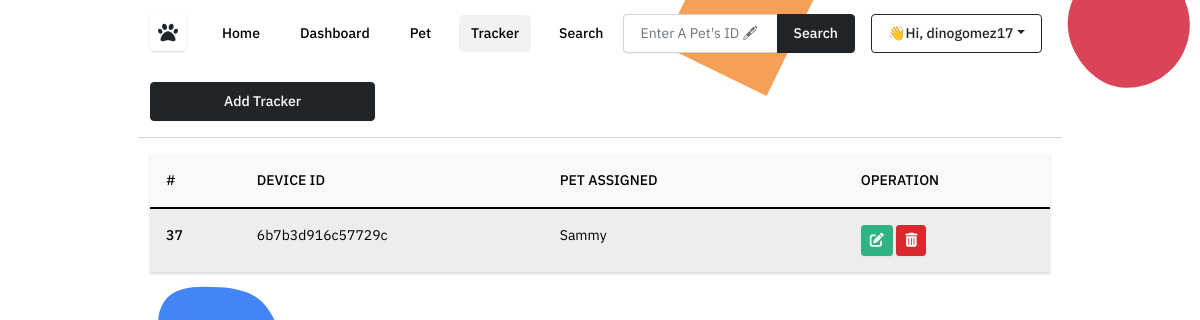
Page /tracker (signed in) on the committed database.
### tables this page shows
CREATE TABLE `trackers` (
  `id` int(11) NOT NULL,
  `deviceID` int(11) NOT NULL,
  `petID` int(11) NOT NULL,
  `userID` int(11) NOT NULL
);

CREATE TABLE `devices` (
  `id` int(11) NOT NULL,
  `deviceID` varchar(100) NOT NULL
);

CREATE TABLE `pets` (
  `id` int(11) NOT NULL,
  `petName` varchar(50) NOT NULL,
  `petType` varchar(50) NOT NULL,
  `petBreed` varchar(50) NOT NULL,
  `petDiet` varchar(500) NOT NULL,
  `petVaccine` varchar(500) NOT NULL,
  `ContactName` varchar(100) NOT NULL,
  `ContactNumber` varchar(100) NOT NULL,
  `petImg` varchar(200) NOT NULL,
  `userID` int(11) NOT NULL,
  `uniqid` varchar(50) NOT NULL
);

### routes.php (called while the page is built, shortened)
<?php
get('/tracker', 'views/tracker.php');

### server/process-tracker-retrieve.php (called while the page is built, shortened)
<?php
require_once 'db/connection.php';
$userID = $_SESSION['id'];
$sql = "SELECT trackers.userID, trackers.id, pets.petNAME, devices.deviceID
     FROM trackers
     LEFT JOIN pets ON trackers.petID = pets.id
     LEFT JOIN devices ON trackers.deviceID = devices.id WHERE trackers.userID = '$userID'";
$result = mysqli_query($conn, $sql);

### server/process-tracker-print.php (the view, shortened to what this page needs)
<?php
foreach ($_SESSION['trackers'] as $tracker) {
    echo "<tr>
    <th scope='row'>" . $tracker[0] . "</th>
    <td>" . $tracker[1] . "</td>
    <td>" . $tracker[2] . "</td>
    <td></td>
    <td>
     <div class='btn btn-sm btn-success' data-bs-toggle='modal' data-bs-target='#trackQR" . $tracker[0] . "'><i class='fa-solid fa-pen-to-square'></i></div>
      <div class='btn btn-sm btn-danger' data-bs-toggle='modal' data-bs-target='#pet" . $tracker[0] . "'><i class='fa-solid fa-trash-can'></i></div>
  </td>
  </tr>
  <div class='modal fade' id='pet" . $tracker[0] . "' tabindex='-1' aria-labelledby='exampleModalLabel' aria-hidden='true'>
        <div class='modal-dialog'>
            <div class='modal-content'>
            <div class='modal-header'>
                <h5 class='modal-title' id='exampleModalLabel'>Delete Confirmation ⚠️ </h5>
                <button type='button' class='btn-close' data-bs-dismiss='modal' aria-label='Close'></button>
            </div>
            <div class='modal-body'>
                Are you sure you want to remove <strong class='text-danger'> " . $tracker[2] . "</strong>'s tracker??
            </div>
            <div class='modal-footer' style='border-top: 0 none;'>
                <button type='button' class='btn btn-secondary' data-bs-dismiss='modal'>Close</button>
                <form class='mx-1' action='/tracker-delete' method='post'>
                <input type='hidden' name='id' value='" . $tracker[0] . "'>
                <input type='submit' value='Delete' class='btn btn-danger'>
              </form>
            </div>
            </div>
        </div>
        </div>
        <div class='modal fade' id='trackQR" . $tracker[0] . "' tabindex='-1' aria-labelledby='exampleModalLabel' aria-hidden='true'>
        <div class='modal-dialog'>
            <div class='modal-content'>
            <div class='modal-header'>
                <h5 class='modal-title' id='exampleModalLabel'>Update Tracker  </h5>
                <button type='button' class='btn-close' data-bs-dismiss='modal' aria-label='Close'></button>
            </div>
            <div class='modal-body'>";
    echo "
            <form action='/tracker-update' method='post'>
            <div class='my-2'>
            <label for='formControlInput' class='form-label'>Device ID: </label>
            <input type='hidden' value='" . $tracker[0] . "' name='trackerID'>
            <input type='text' class='form-control' name='deviceID' id='formControlInput' placeholder='' value='" . $tracker[1] . "' disabled>
            </div>
            <div class='my-2'>
            <label for='formControlInput' class='form-label'>Pet Assigned: </label>
            <select class='form-select' name='petID' aria-label='Default select' required>";
    echo "
          </select>
          </div>
            </div>
            <div class='modal-footer' >
                <button type='button' class='btn btn-secondary' data-bs-dismiss='modal'>Close</button>
                <button type='submit' class='btn btn-primary'>Update</button>
                </form>
            </div>
            </div>
        </div>
        </div>
  ";
}

### assets/css/main.css (style rules this page uses)
body { overflow-y: overlay !important; font-family: "IBM Plex Sans", sans-serif !important; }

### views/tracker.php (style rules this page uses)
body { background-size: cover; background-repeat: no-repeat; }

### rows in the picture
trackers: id "37", deviceID.deviceID "6b7b3d916c57729c", petID.petName "Sammy"

### other values in the picture
$_SESSION['username'] "dinogomez17"
